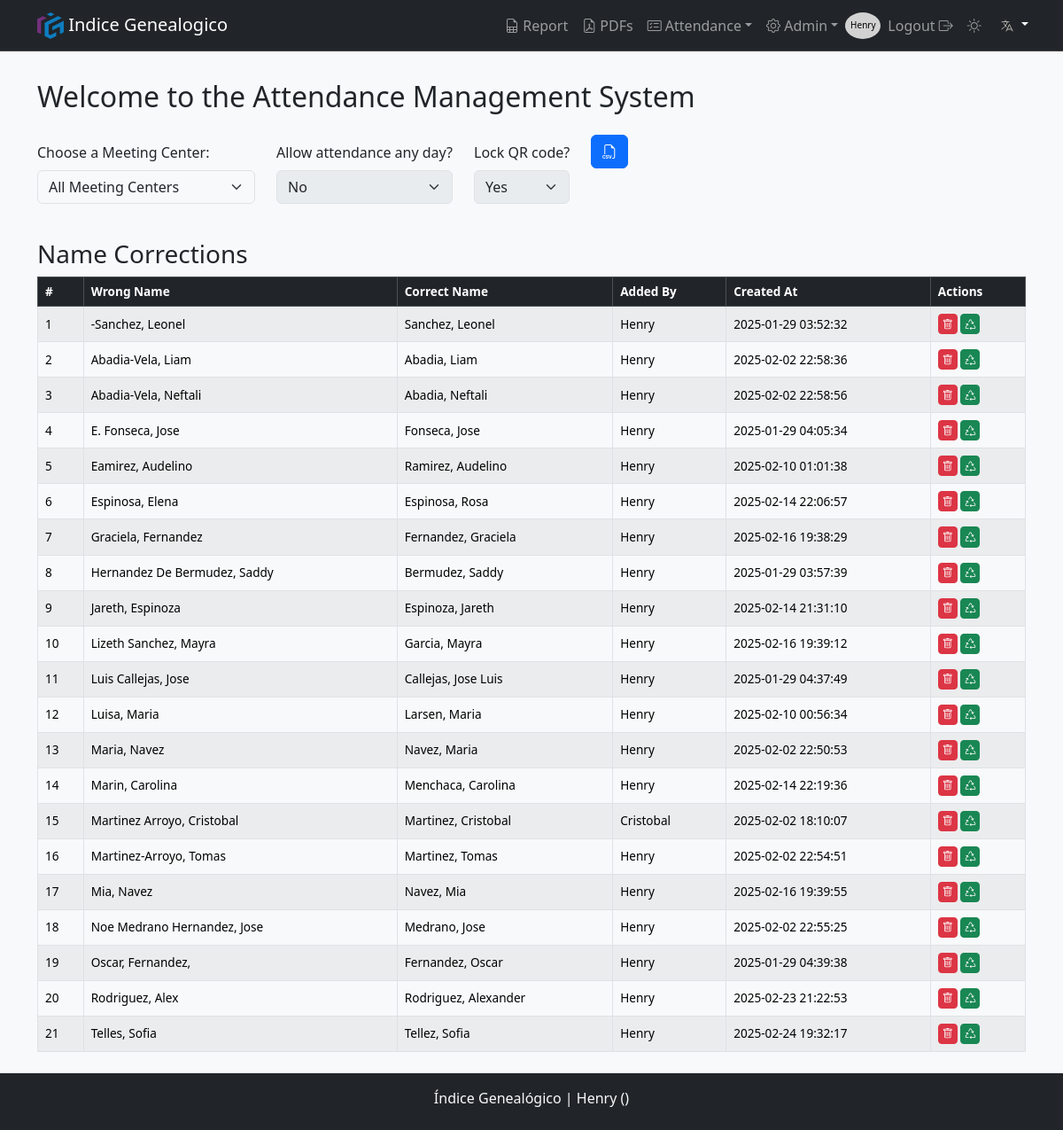
/admin?lang=en (signed in), run on the app's committed database.
### models.py (models this page shows, shortened)
class User(db.Model, UserMixin):
    __tablename__ = 'users'
    id                = db.Column(db.Integer, primary_key=True)
    username          = db.Column(db.String(80), nullable=False, unique=True)
    email             = db.Column(db.String(120), unique=True)
    name              = db.Column(db.String(20), nullable=False)
    lastname          = db.Column(db.String(20), nullable=False)
    password_hash     = db.Column(db.String(128), nullable=False)
    role              = db.Column(db.String(10), nullable=False, default='User')  # Puede ser 'Owner', 'Admin', 'User'
    is_active         = db.Column(db.Boolean, default=True)
    meeting_center_id = db.Column(db.Integer, db.ForeignKey('meeting_center.id'), nullable=False)  # Clave foránea
    organization_id   = db.Column(db.Integer, db.ForeignKey('organization.id'), nullable=False)  # Clave foránea

class Setup(db.Model):
    __tablename__ = 'setup'
    id                = db.Column(db.Integer, primary_key=True)
    key               = db.Column(db.String(50), nullable=False)
    value             = db.Column(db.String(50), nullable=False)
    meeting_center_id = db.Column(db.Integer, db.ForeignKey('meeting_center.id'), nullable=False, index=True)
    meeting_center = db.relationship('MeetingCenter', backref=db.backref('setup', lazy=True))
    __table_args__ = (
        db.UniqueConstraint('key', 'meeting_center_id', name='unique_key_meeting_center'),
    )

class NameCorrections(db.Model):
    __tablename__ = 'name_corrections'
    id                = db.Column(db.Integer, primary_key=True)
    wrong_name        = db.Column(db.String(50), nullable=False, unique=False)
    correct_name      = db.Column(db.String(50), nullable=False)
    meeting_center_id = db.Column(db.Integer, db.ForeignKey('meeting_center.id'), nullable=False)
    added_by          = db.Column(db.String(50), nullable=True)  # Opcional: para registrar quién hizo la corrección
    created_at        = db.Column(db.DateTime, default=datetime.utcnow, nullable=False)
    __table_args__ = (
        db.UniqueConstraint('wrong_name', 'meeting_center_id', name='uq_wrong_name_meeting_center'),
    )

### routes.py (the view, shortened to what this page needs)
@bp.route('/admin', methods=['GET', 'POST'])
@role_required('Admin', 'Super', 'Owner')
def admin():
    meeting_center_id = get_meeting_center_id()
    name_corrections_query = NameCorrections.query
    if meeting_center_id != 'all':
        name_corrections_query = name_corrections_query.filter_by(meeting_center_id=meeting_center_id)
    name_corrections = name_corrections_query.order_by(None).order_by(NameCorrections.wrong_name.asc()).all()
    code_verification_setting = Setup.query.filter_by(
        key='code_verification', meeting_center_id=meeting_center_id if meeting_center_id != 'all' else None
    ).first()
    bypass_enabled = request.args.get('bypass_enabled', 'false')
    verification_enabled = code_verification_setting.value if code_verification_setting else 'true'
    return render_template('admin.html',
                           verification_enabled = verification_enabled,
                           bypass_enabled       = bypass_enabled,
                           name_corrections     = name_corrections,
                           meeting_center_id    = meeting_center_id)

### app.py (called while the page is built)
def get_locale():
    lang = request.args.get('lang')
    if lang and lang in Config.LANGUAGES:
        session['lang'] = lang  # Guarda el idioma en la sesión
        return lang
    if 'lang' in session and session['lang'] in Config.LANGUAGES:
        return session['lang']
    return request.accept_languages.best_match(Config.LANGUAGES)

def create_app():
    app = Flask(__name__)
    app.config.from_object(Config)
    db.init_app(app)
    Migrate(app, db)
    babel = Babel(app, locale_selector=get_locale)
    app.register_blueprint(routes_blueprint)
    @app.context_processor
    def inject_utilities():
        return {
            'get_locale': get_locale,
            'format_datetime': format_datetime,  # Asegura que esté disponible en las plantillas
        }
    return app

### routes.py (called while the page is built)
@bp.before_request
def load_user():
    user_id = session.get('user_id')
    if not user_id:
        user_id = request.cookies.get('remember_me')
    if user_id:
        user = User.query.get(user_id)
        if user:
            g.user                       = user
            session['user_id']           = user.id
            session['user_name']         = user.name
            session['role']              = user.role
            session['meeting_center_id'] = user.meeting_center_id
            session['organization_id']   = user.organization_id
        else:
            g.user = None
    else:
        g.user = None

### utils.py (called while the page is built)
def role_required(*roles):
    def decorator(f):
        @wraps(f)
        def decorated_function(*args, **kwargs):
            if g.user is None:  # Si no está autenticado, lo redirigimos a login
                return redirect(url_for('routes.login', next=request.url))
            user_role = session.get('role')  # Suponiendo que el rol se almacena en la sesión
            if user_role not in roles:
                flash(_('You do not have permission to perform this action.'), 'danger')
                return redirect(url_for('routes.login'))  # O podrías redirigir a otra página
            return f(*args, **kwargs)
        return decorated_function
    return decorator

def get_meeting_center_id():
    if session.get('role') == 'Owner':
        return session.get('meeting_center_id', 'all')  # 'all' si no está definido
    return session.get('meeting_center_id')  # Para otros roles

### templates/admin.html (shortened to what this page needs)
{% extends "layout.html" %}
{% block pageTitle %}{{ _('Welcome to the Attendance Management System') }}{% endblock %}
{% block content %}
{% if session['role'] == 'Owner' %}
<div class="form-group col-auto">
    <label class="my-2 mr-2 col-auto" for="meetingCenterSelector">{{ _('Choose a Meeting Center') }}:</label>
    <select class="form-select" id="meetingCenterSelector">
        <option value="all">{{ _('All Meeting Centers') }}</option>
    </select>
</div>
<form class="col-auto" id="bypassForm" method="POST" action="/admin/bypass">
    <div class="form-inline mb-3">
        <label class="my-2 mr-2 col-auto" for="bypass_restriction">{{ _('Allow attendance any day?') }} </label>
        <select class="form-select" name="bypass_restriction" id="bypass_restriction" data-toggle="tooltip"
            title="Activar esto permitirá registrar asistencia cualquier día de la semana en la unidad de prueba (ID = 2)."
            onchange="submitBypassForm()">
            <option value="false" {% if bypass_enabled=='false' %}selected{% endif %}>No</option>
        </select>
    </div>
</form>
{% endif %}
<form class="col-auto" id="verificationForm" method="POST" action="/admin">
    <div class="form-inline mb-3">
        <label class="my-2 mr-2 col-auto" for="code_verification">{{ _('Lock QR code?') }} </label>
        <select class="form-select" name="code_verification" id="code_verification" data-toggle="tooltip"
            title="Al activar la Verificación de Domingo, solo se podrá usar la imagen de QR Code impresa para esa semana."
            onchange="submitVerificationForm()">
            <option value="true" {% if verification_enabled=='true' %}selected{% endif %}>{{ _('Yes') }}</option>
        </select>
    </div>
</form>
    {% if session['role'] == 'Owner' %}
    <div class="form-group col-auto">
        <div class="form-inline mb-3">
        <button type="button" class="btn btn-primary"
                href="{{ url_for('routes.export_attendance', **request.args.to_dict()) }}"><i class="bi bi-filetype-csv"></i></button>
    </div>
    {% endif %}
</div>
    <div class="container my-4">
        <h3>Name Corrections</h3>
        <div id="name-corrections-container">
            {% include 'partials/tables/name_correction_table.html' %}
        </div>
    </div>
{% endblock %}

### templates/partials/navbar.html (shortened to what this page needs)
<nav class="navbar navbar-expand-lg bg-dark border-bottom border-body sticky-top" data-bs-theme="dark">
    <div class="container">
        <a class="navbar-brand" href="#"> <img src="{{ url_for('static', filename='/img/favicon/android-chrome-512x512.png') }}" alt="Logo" width="30" height="30" class="d-inline-block align-text-top"> Indice Genealogico </a>
        <div class="collapse navbar-collapse" id="navbarNav">
            <ul class="navbar-nav">
                {% if session['user_id'] %}
                    {% if session['role'] != 'Operator'%}
                        <li class="nav-item"><a class="nav-link {{ 'active' if request.endpoint == 'routes.attendance_report' else '' }}" href="{{ url_for('routes.attendance_report') }}"><i class="bi bi-file-earmark-spreadsheet"></i> {{ _('Report') }}</a></li>
                        <li class="nav-item"><a class="nav-link {{ 'active' if request.endpoint == 'routes.list_pdfs' else '' }}" href="{{ url_for('routes.list_pdfs') }}"><i class="bi bi-file-earmark-pdf"></i>  PDFs</a></li>
                        <li class="nav-item dropdown">
                            <a class="nav-link dropdown-toggle" href="#" id="navbarDropdown" role="button" data-toggle="dropdown" aria-haspopup="true" aria-expanded="false"><i class="bi bi-card-checklist"></i> {{ _('Attendance') }}</a>
                        </li>
                        {% if session['role'] in ['Owner', 'Admin', 'Super'] %}
                            <li class="nav-item dropdown">
                                <a class="nav-link dropdown-toggle" href="#" id="navbarDropdown" role="button" data-toggle="dropdown" aria-haspopup="true" aria-expanded="false"><i class="bi bi-gear"></i> {{ 'Admin' }}</a>
                                </li>
                        {% endif %}
                    {% endif %}
                    <div class="circle">
                        <a class="nav-link" href="{{ url_for('routes.profile', id=session['user_id']) }}"><p style="color: black; font-size: 10px; display:block; padding-top: 15px;">{{ session['user_name'] }}</p></a>
                    </div>
                    <li class="nav-item"><a class="nav-link" href="{{ url_for('routes.logout') }}"></i>{{ _('Logout') }}  <i class="bi bi-box-arrow-right"></i></a></i></li>
                {% else %}
                    {% if request.endpoint != 'routes.login' %}
                        <li class="nav-item"><a class="nav-link" href="{{ url_for('routes.login') }}"><i class="bi bi-box-arrow-in-right"></i> {{ _('Login') }}</a></li>
                    {% endif %}
                {% endif %}
                <li class="nav-item"><a class="nav-link"  id="themeSwitcher" href=""></a></li>
                <div class="dropdown">
                    <button class="btn btn-dark dropdown-toggle" type="button" id="languageDropdown" data-bs-toggle="dropdown" aria-expanded="false">
                        <img class="langSelector"src="{{ url_for('static', filename='img/flags/lang.svg') }}" alt="{{ get_locale() }}" class="flag-icon">
                    </button>
                </div>
            </ul>
        </div>
    </div>
</nav>

### templates/partials/tables/name_correction_table.html
<table class="table table-bordered table-striped">
    <thead class="table-dark">
        <tr>
            <th>#</th>
            <th class="d-none d-md-table-cell">{{_('Wrong Name')}}</th>
            <th>{{_('Correct Name')}}</th>
            <th>{{_('Added By')}}</th>
            <th class="d-none d-md-table-cell">{{_('Created At')}}</th>
            <th>{{_('Actions')}}</th>
        </tr>
    </thead>
    <tbody>
      {% for correction in name_corrections | sort(attribute='wrong_name') %}
        <tr>
            <td>{{ loop.index }}</td>
            <td class="d-none d-md-table-cell">{{ correction.wrong_name }}</td>
            <td>{{ correction.correct_name }}</td>
            <td>{{ correction.added_by }}</td>
            <td class="d-none d-md-table-cell">{{ correction.created_at.strftime('%Y-%m-%d %H:%M:%S') }}</td>
            <td>
              <form  id="deleteForm-correction-{{ correction.id }}" method="POST" action="{{ url_for('routes.delete_name_correction', id=correction.id) }}" style="display:inline;">
                  <button type="button" class="btn btn-danger btn-sm" onclick="confirmDelete('correction', {{ correction.id }})">
                    <i class="bi bi-trash"></i>
                  </button>
              </form>
              <form method="POST" action="{{ url_for('routes.revert_name_correction', id=correction.id) }}" style="display:inline;" id="revert-form-{{ correction.id }}">
                  <button type="button" class="btn btn-success btn-sm" onclick="confirmRevert({{ correction.id }})">
                    <i class="bi bi-recycle"></i>
                  </button>
              </form>
          </td>
        </tr>
        {% endfor %}
    </tbody>
  </table>

### static/css/styles.css (style rules this page uses)
body { display: flex; min-height: 100vh; flex-direction: column; }
.navbar-collapse { -ms-flex-positive: 0; flex-grow: 0; }
.circle { border-radius: 50%; width: 40px; height: 30px; background-color: #d2d2d2; color: black; display: flex; justify-content: center; align-items: center; margin-top: 5px; }
[data-bs-theme="light"] { --bs-body-bg: #f8f9fa; --bs-body-color: #212529; --bs-link-color: #0d6efd; --bs-border-color: #dee2e6; --bs-btn-bg: #e9ecef; --bs-btn-hover-bg: #d6d8db; }
[data-bs-theme="dark"] { --bs-body-bg: #121212; --bs-body-color: #e9ecef; --bs-link-color: #66b2ff; --bs-border-color: #444; }
td button[type="button"], td a[type="button"] { padding: 4px; font-size: 0.75rem; line-height: 1; }
td button[type="button"] i, td a[type="button"] i { font-size: 0.75rem; padding: 0; line-height: 1; vertical-align: middle; }
table { font-size: 0.85rem; }
table th, table td { padding: 4px 8px; line-height: 1.2; vertical-align: middle; }
table th { font-weight: 600; }
.langSelector { color: #b5b5ac; }

### data on the page
User: user_name "Henry"
Setup: code_verification "Yes"
NameCorrections: wrong_name "-Sanchez, Leonel", correct_name "Sanchez, Leonel", added_by "Henry", created_at "2025-01-29 03:52:32"
NameCorrections: wrong_name "Abadia-Vela, Liam", correct_name "Abadia, Liam", added_by "Henry", created_at "2025-02-02 22:58:36"
NameCorrections: wrong_name "Abadia-Vela, Neftali", correct_name "Abadia, Neftali", added_by "Henry", created_at "2025-02-02 22:58:56"
NameCorrections: wrong_name "E. Fonseca, Jose", correct_name "Fonseca, Jose", added_by "Henry", created_at "2025-01-29 04:05:34"
NameCorrections: wrong_name "Eamirez, Audelino", correct_name "Ramirez, Audelino", added_by "Henry", created_at "2025-02-10 01:01:38"
NameCorrections: wrong_name "Espinosa, Elena", correct_name "Espinosa, Rosa", added_by "Henry", created_at "2025-02-14 22:06:57"
NameCorrections: wrong_name "Graciela, Fernandez", correct_name "Fernandez, Graciela", added_by "Henry", created_at "2025-02-16 19:38:29"
NameCorrections: wrong_name "Hernandez De Bermudez, Saddy", correct_name "Bermudez, Saddy", added_by "Henry", created_at "2025-01-29 03:57:39"
NameCorrections: wrong_name "Jareth, Espinoza", correct_name "Espinoza, Jareth", added_by "Henry", created_at "2025-02-14 21:31:10"
NameCorrections: wrong_name "Lizeth Sanchez, Mayra", correct_name "Garcia, Mayra", added_by "Henry", created_at "2025-02-16 19:39:12"
NameCorrections: wrong_name "Luis Callejas, Jose", correct_name "Callejas, Jose Luis", added_by "Henry", created_at "2025-01-29 04:37:49"
NameCorrections: wrong_name "Luisa, Maria", correct_name "Larsen, Maria", added_by "Henry", created_at "2025-02-10 00:56:34"
NameCorrections: wrong_name "Maria, Navez", correct_name "Navez, Maria", added_by "Henry", created_at "2025-02-02 22:50:53"
NameCorrections: wrong_name "Marin, Carolina", correct_name "Menchaca, Carolina", added_by "Henry", created_at "2025-02-14 22:19:36"
NameCorrections: wrong_name "Martinez Arroyo, Cristobal", correct_name "Martinez, Cristobal", added_by "Cristobal", created_at "2025-02-02 18:10:07"
NameCorrections: wrong_name "Martinez-Arroyo, Tomas", correct_name "Martinez, Tomas", added_by "Henry", created_at "2025-02-02 22:54:51"
NameCorrections: wrong_name "Mia, Navez", correct_name "Navez, Mia", added_by "Henry", created_at "2025-02-16 19:39:55"
NameCorrections: wrong_name "Noe Medrano Hernandez, Jose", correct_name "Medrano, Jose", added_by "Henry", created_at "2025-02-02 22:55:25"
NameCorrections: wrong_name "Oscar, Fernandez,", correct_name "Fernandez, Oscar", added_by "Henry", created_at "2025-01-29 04:39:38"
NameCorrections: wrong_name "Rodriguez, Alex", correct_name "Rodriguez, Alexander", added_by "Henry", created_at "2025-02-23 21:22:53"
NameCorrections: wrong_name "Telles, Sofia", correct_name "Tellez, Sofia", added_by "Henry", created_at "2025-02-24 19:32:17"

### other printed values
{{ 'Admin' }} "Admin"
{{ session['meeting_center_name'] }} "Henry"
